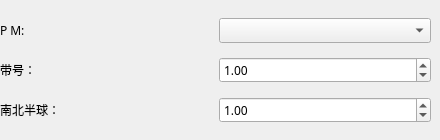
              <widget class="QWidget" name="PDN_Page">
               <widget class="QWidget" name="layoutWidget">
                <property name="geometry">
                 <rect>
                  <x>0</x>
                  <y>10</y>
                  <width>431</width>
                  <height>121</height>
                 </rect>
                </property>
                <layout class="QVBoxLayout" name="verticalLayout_8">
                 <item>
                  <layout class="QHBoxLayout" name="horizontalLayout_36" stretch="1,1">
                   <item>
                    <widget class="QLabel" name="PDN_PMLabel">
                     <property name="font">
                      <font>
                       <family>Source Han Sans SC Medium</family>
                       <pointsize>9</pointsize>
                       <weight>7</weight>
                       <italic>false</italic>
                       <bold>false</bold>
                      </font>
                     </property>
                     <property name="text">
                      <string>P M:</string>
                     </property>
                    </widget>
                   </item>
                   <item>
                    <widget class="QComboBox" name="PDN_PMBox">
                     <property name="font">
                      <font>
                       <family>Source Han Sans SC Medium</family>
                       <pointsize>9</pointsize>
                       <weight>7</weight>
                       <italic>false</italic>
                       <bold>false</bold>
                      </font>
                     </property>
                    </widget>
                   </item>
                  </layout>
                 </item>
                 <item>
                  <layout class="QHBoxLayout" name="horizontalLayout_35" stretch="1,1">
                   <item>
                    <widget class="QLabel" name="label_28">
                     <property name="font">
                      <font>
                       <family>Source Han Sans SC Medium</family>
                       <pointsize>9</pointsize>
                       <weight>7</weight>
                       <italic>false</italic>
                       <bold>false</bold>
                      </font>
                     </property>
                     <property name="text">
                      <string>带号：</string>
                     </property>
                    </widget>
                   </item>
                   <item>
                    <widget class="QDoubleSpinBox" name="doubleSpinBox_5">
                     <property name="font">
                      <font>
                       <family>Source Han Sans SC Medium</family>
                       <pointsize>9</pointsize>
                       <weight>7</weight>
                       <italic>false</italic>
                       <bold>false</bold>
                      </font>
                     </property>
                     <property name="value">
                      <double>1.000000000000000</double>
                     </property>
                    </widget>
                   </item>
                  </layout>
                 </item>
                 <item>
                  <layout class="QHBoxLayout" name="horizontalLayout_23">
                   <item>
                    <widget class="QLabel" name="label_29">
                     <property name="font">
                      <font>
                       <family>Source Han Sans SC Medium</family>
                       <pointsize>9</pointsize>
                       <weight>7</weight>
                       <italic>false</italic>
                       <bold>false</bold>
                      </font>
                     </property>
                     <property name="text">
                      <string>南北半球：</string>
                     </property>
                    </widget>
                   </item>
                   <item>
                    <widget class="QDoubleSpinBox" name="doubleSpinBox_6">
                     <property name="font">
                      <font>
                       <family>Source Han Sans SC Medium</family>
                       <pointsize>9</pointsize>
                       <weight>7</weight>
                       <italic>false</italic>
                       <bold>false</bold>
                      </font>
                     </property>
                     <property name="value">
                      <double>1.000000000000000</double>
                     </property>
                    </widget>
                   </item>
                  </layout>
                 </item>
                </layout>
               </widget>
              </widget>
